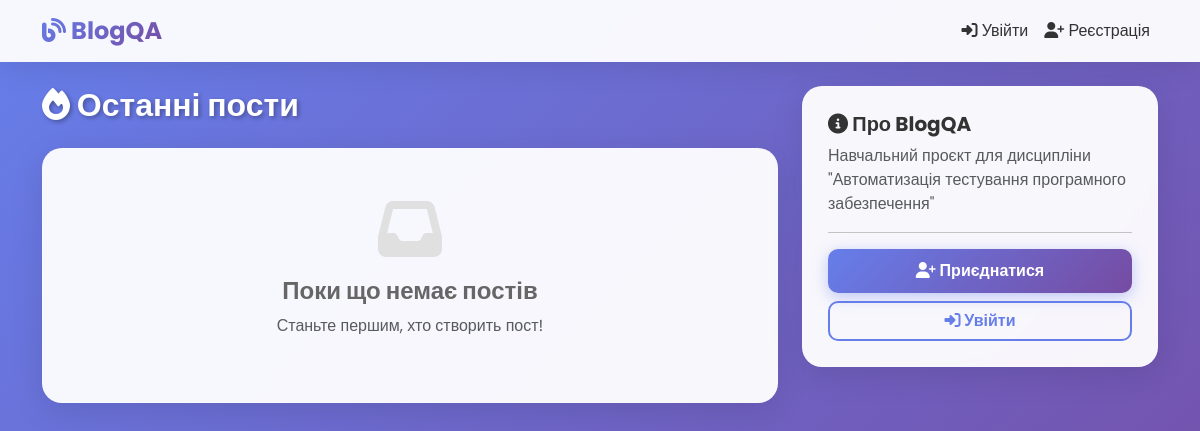
Before: / with the older database file.
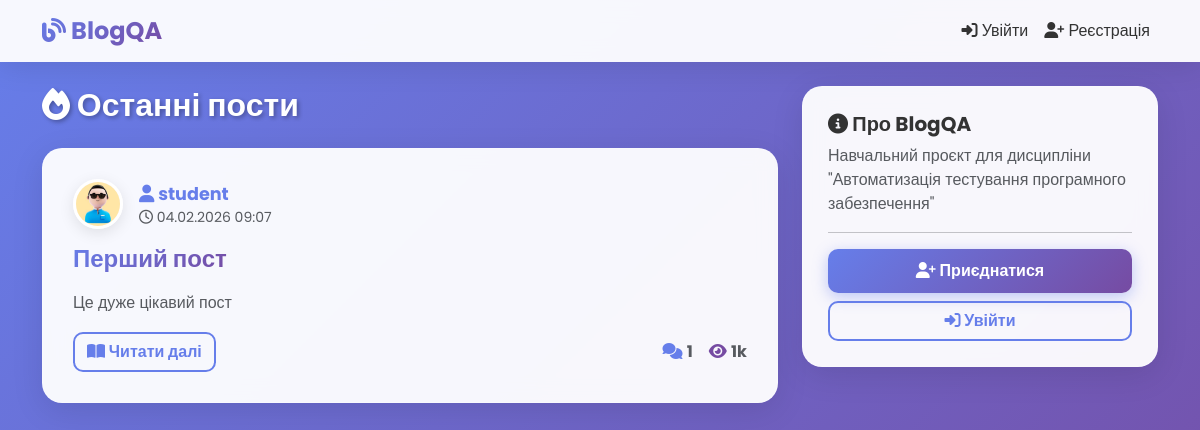
After: the same page with the newer database file.
### blog/models.py (models this page shows, shortened)
class Post(models.Model):
    title = models.CharField(max_length=200, verbose_name="Заголовок")
    content = models.TextField(verbose_name="Зміст")
    date_posted = models.DateTimeField(default=timezone.now, verbose_name="Дата публікації")
    author = models.ForeignKey(User, on_delete=models.CASCADE, verbose_name="Автор")
    class Meta:
        ordering = ['-date_posted']
        verbose_name = "Пост"
        verbose_name_plural = "Пости"

### users/models.py (models this page shows, shortened)
class Profile(models.Model):
    user = models.OneToOneField(User, on_delete=models.CASCADE, verbose_name="Користувач")
    image = models.ImageField(
        default='default.jpg',  # повинен лежати у MEDIA_ROOT
        upload_to='profile_pics',
        verbose_name="Аватар"
    )
    bio = models.TextField(max_length=500, blank=True, verbose_name="Про себе")
    class Meta:
        verbose_name = "Профіль"
        verbose_name_plural = "Профілі"

### blog/views.py (the view)
# urls.py: path('', PostListView.as_view(), name='blog-home'),
class PostListView(ListView):
    model = Post
    template_name = 'blog/home.html'
    context_object_name = 'posts'
    ordering = ['-date_posted']
    paginate_by = 5

### blog/templates/blog/home.html (shortened to what this page needs)
{% extends "blog/base.html" %}
{% block content %}
    <div class="mb-4">
        <h2 style="color: white; text-shadow: 2px 2px 4px rgba(0,0,0,0.3);">
            <i class="fas fa-fire"></i> Останні пости
        </h2>
    </div>
    {% for post in posts %}
        <div class="post-card">
            <div class="d-flex align-items-center mb-3">
                <img src="{{ post.author.profile.image.url }}" class="profile-img me-3" alt="Avatar">
                <div class="flex-grow-1">
                    <a href="{% url 'user-posts' post.author.username %}" class="text-decoration-none">
                        <strong style="color: #667eea; font-size: 1.1rem;">
                            <i class="fas fa-user"></i> {{ post.author.username }}
                        </strong>
                    </a>
                    <div class="text-muted small">
                        <i class="far fa-clock"></i> {{ post.date_posted|date:"d.m.Y H:i" }}
                    </div>
                </div>
            </div>
            <h4 class="mb-3">
                <a href="{% url 'post-detail' post.id %}" class="text-decoration-none">
                    {{ post.title }}
                </a>
            </h4>
            <p class="text-muted" style="line-height: 1.6;">
                {{ post.content|slice:":200" }}{% if post.content|length > 200 %}...{% endif %}
            </p>
            <div class="d-flex justify-content-between align-items-center mt-3">
                <a href="{% url 'post-detail' post.id %}" class="btn btn-outline-primary">
                    <i class="fas fa-book-open"></i> Читати далі
                </a>
                <div class="d-flex gap-3">
                    <span class="text-muted">
                        <i class="fas fa-comments" style="color: #667eea;"></i>
                        <strong>{{ post.comments.count }}</strong>
                    </span>
                    <span class="text-muted">
                        <i class="fas fa-eye" style="color: #764ba2;"></i>
                        <strong>{{ forloop.counter }}k</strong>
                    </span>
                </div>
            </div>
        </div>
    {% empty %}
        <div class="post-card text-center py-5">
            <i class="fas fa-inbox" style="font-size: 4rem; color: #e0e0e0;"></i>
            <h4 class="mt-3" style="color: #666;">Поки що немає постів</h4>
            <p class="text-muted">Станьте першим, хто створить пост!</p>
        </div>
    {% endfor %}
{% endblock %}

Changed rows visible on the page:
added Post: author.profile.image (placeholder picture), author.username "student", date_posted "04.02.2026 09:07", title "Перший пост", content "Це дуже цікавий пост", comments.count "1"
Other visible differences:
text no longer shown: "Поки що немає постів Станьте першим, хто створить пост!"
